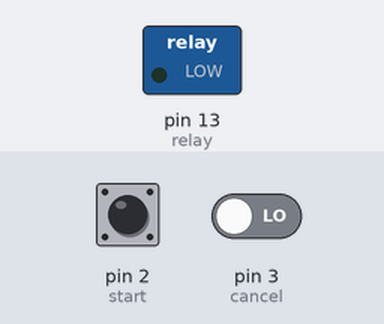
Bench run of a sketch on a simulated Arduino Uno, built with avr-gcc and run on an emulated ATmega328P. Shown: switched loads named in the sketch (green lamp = pin HIGH). The test bench sets the inputs (shaded band); at power-on: pin 2 (start) LOW, pin 3 (cancel) LOW.

Above: at 1.2 s.
1.3 s: pin 2 (start) pulled HIGH for 0.15 s
At 2.2 s:
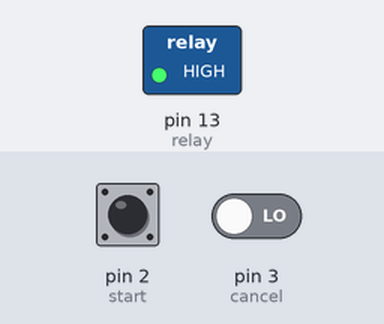
2.9 s: pin 3 (cancel) driven HIGH
At 3.5 s:
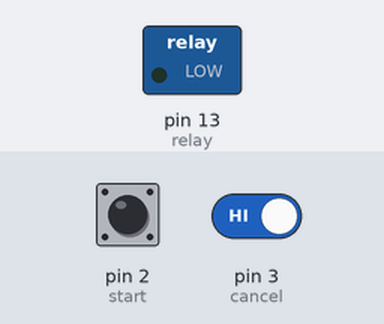
4.4 s: pin 2 (start) pulled HIGH for 1 s
At 5.2 s:
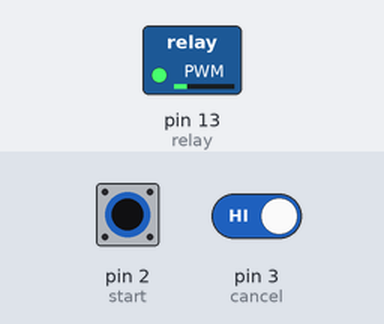
6.9 s: pin 2 (start) pulled HIGH for 3.2 s
At 10.4 s:
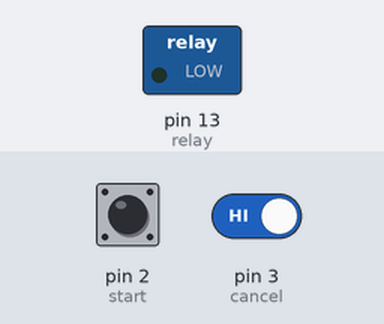
11.6 s: pin 2 (start) driven HIGH and pin 3 (cancel) driven LOW
At 12.5 s:
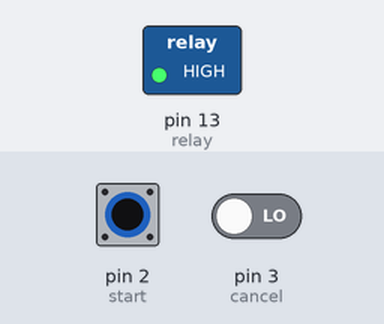
Timing chart, 0 to 14.1 s (numbered marks = the images above; inputs shaded):
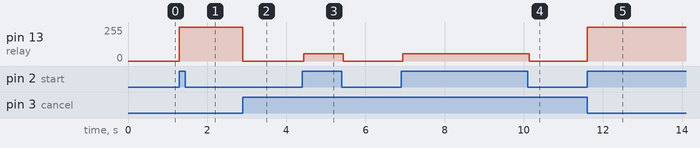

The sketch:

Relay_Button_State_On_Off_.ino
```cpp
/*
  Relay attached from pin 13 to ground
  pushbutton attached to pin 2 & 3 from +5V
  10K resistor attached to push button from ground
 */

\
const int start = 2;
const int relay =  13;
const int cancel = 3;

// variable for reading the pushbutton status
int startState = 0;
int cancelState = 0;

void setup()
  {
  pinMode(relay, OUTPUT);
  pinMode(start, INPUT);
  pinMode(cancel, INPUT);
  }

void loop()
  {
  // read the state of the pushbutton value:
  startState = digitalRead(start);
  cancelState = digitalRead(cancel);

  if (startState == HIGH)
  {
    // turn relay on:
    digitalWrite(relay, HIGH);
  }
 if (cancelState == HIGH)
  {
    // turn relay off:
    digitalWrite(relay, LOW);
  }
}
```

Measured:
- after the input at 1.3 s, pin 13 (relay): 0/255 → 255/255 at once
- after the input at 2.9 s, pin 13 (relay): 255/255 → 0/255 at once
- after the input at 4.4 s, pin 13 (relay): 0/255 → 55/255 at once, → 0/255 1.0 s later
- after the input at 6.9 s, pin 13 (relay): 0/255 → 55/255 at once, → 0/255 3.2 s later
- after the input at 11.6 s, pin 13 (relay): 0/255 → 255/255 at once
